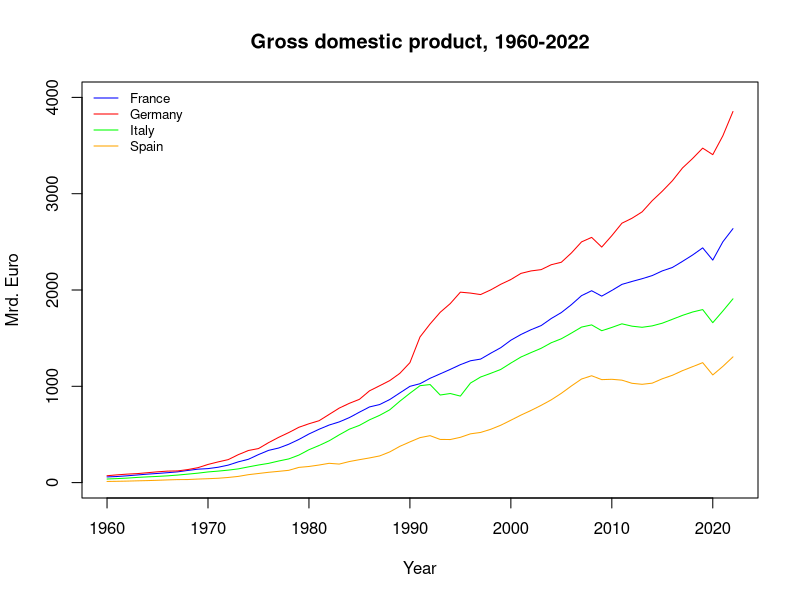
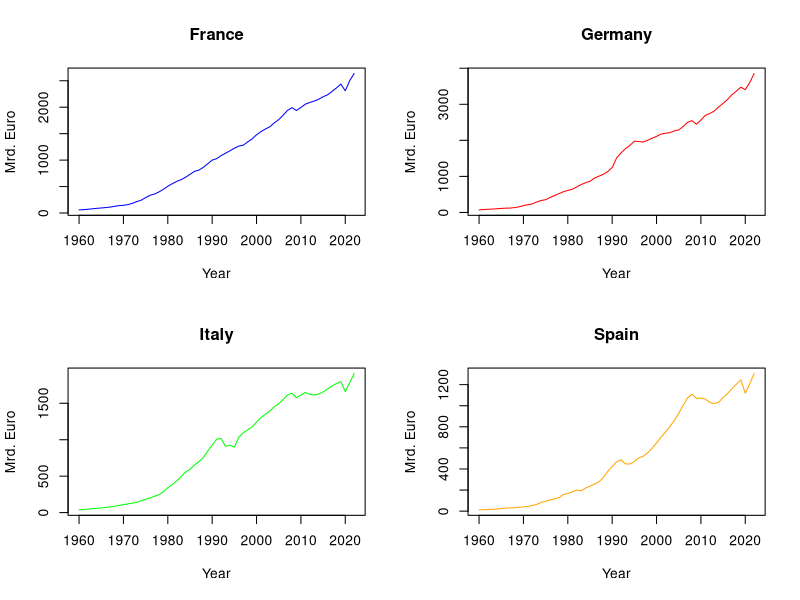

Write R code to recreate these figures, in order.
library(readxl)

data_gdp <- read_excel("Lesson 2 - 25.04.2023/data_gdp.xlsx", 
                       sheet = "data", skip = 2)

countries <- c("France", "Germany", "Italy", "Spain")
cols <- c("blue", "red", "green", "orange")

plot(NULL,
     xlim = c(1960, 2022),
     ylim = c(0, 4000),
     main = "Gross domestic product, 1960-2022",
     xlab = "Year",
     ylab = "Mrd. Euro")

for (c in 1:length(countries)) {
  
  lines(x = data_gdp$year[data_gdp$country == countries[c]],
        y = data_gdp$value[data_gdp$country == countries[c]],
        type = "l",
        col = cols[c])
  
}

legend("topleft",
       legend = countries,
       col = cols, 
       lty = 1, 
       lwd = 1, 
       bty = "n", 
       cex = 0.8)

par(mfrow = c(2, 2))

for (i in 1:length(countries)) {
  
  plot(NULL,
       xlim = c(1960, 2022),
       ylim = c(min(data_gdp$value[data_gdp$country == countries[i]]), 
                max(data_gdp$value[data_gdp$country == countries[i]])),
       main = countries[i],
       xlab = "Year",
       ylab = "Mrd. Euro")
  
  lines(x = data_gdp$year[data_gdp$country == countries[i]],
        y = data_gdp$value[data_gdp$country == countries[i]],
        type = "l",
        col = cols[i])
}
